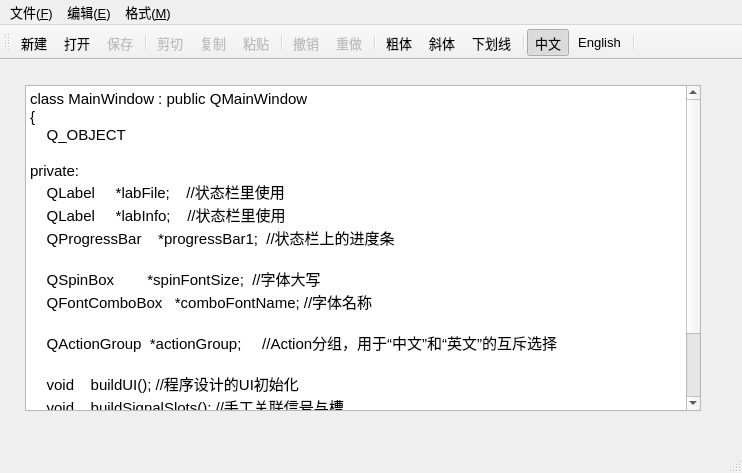
<?xml version="1.0" encoding="UTF-8"?>
<ui version="4.0">
 <class>MainWindow</class>
 <widget class="QMainWindow" name="MainWindow">
  <property name="geometry">
   <rect>
    <x>0</x>
    <y>0</y>
    <width>742</width>
    <height>473</height>
   </rect>
  </property>
  <property name="font">
   <font>
    <pointsize>10</pointsize>
   </font>
  </property>
  <property name="windowTitle">
   <string>QAction，QMainWindow，QPlainTextEdit</string>
  </property>
  <property name="toolButtonStyle">
   <enum>Qt::ToolButtonTextUnderIcon</enum>
  </property>
  <widget class="QWidget" name="centralWidget">
   <widget class="QPlainTextEdit" name="textEdit">
    <property name="geometry">
     <rect>
      <x>25</x>
      <y>25</y>
      <width>676</width>
      <height>326</height>
     </rect>
    </property>
    <property name="font">
     <font>
      <pointsize>11</pointsize>
     </font>
    </property>
    <property name="plainText">
     <string>class MainWindow : public QMainWindow
{
    Q_OBJECT

private:
    QLabel     *labFile;    //状态栏里使用
    QLabel     *labInfo;    //状态栏里使用
    QProgressBar    *progressBar1;  //状态栏上的进度条

    QSpinBox        *spinFontSize;  //字体大写
    QFontComboBox   *comboFontName; //字体名称

    QActionGroup  *actionGroup;     //Action分组，用于“中文”和“英文”的互斥选择

    void    buildUI(); //程序设计的UI初始化
    void    buildSignalSlots(); //手工关联信号与槽
public:
    MainWindow(QWidget *parent = 0);
    ~MainWindow();</string>
    </property>
   </widget>
  </widget>
  <widget class="QMenuBar" name="menuBar">
   <property name="geometry">
    <rect>
     <x>0</x>
     <y>0</y>
     <width>742</width>
     <height>23</height>
    </rect>
   </property>
   <widget class="QMenu" name="menu_E">
    <property name="title">
     <string>编辑(&amp;E)</string>
    </property>
    <addaction name="actEdit_Cut"/>
    <addaction name="actEdit_Copy"/>
    <addaction name="actEdit_Paste"/>
    <addaction name="separator"/>
    <addaction name="actEdit_Undo"/>
    <addaction name="actEdit_Redo"/>
    <addaction name="separator"/>
    <addaction name="actEdit_SelectAll"/>
    <addaction name="actEdit_Clear"/>
   </widget>
   <widget class="QMenu" name="menu_F">
    <property name="title">
     <string>格式(&amp;M)</string>
    </property>
    <widget class="QMenu" name="menu">
     <property name="title">
      <string>界面语言</string>
     </property>
     <addaction name="actLang_CN"/>
     <addaction name="actLang_EN"/>
    </widget>
    <addaction name="actFont_Bold"/>
    <addaction name="actFont_Italic"/>
    <addaction name="actFont_UnderLine"/>
    <addaction name="separator"/>
    <addaction name="actSys_ToggleText"/>
    <addaction name="menu"/>
   </widget>
   <widget class="QMenu" name="menu_F_2">
    <property name="title">
     <string>文件(&amp;F)</string>
    </property>
    <addaction name="actFile_New"/>
    <addaction name="actFile_Open"/>
    <addaction name="actFile_Save"/>
    <addaction name="separator"/>
    <addaction name="actClose"/>
   </widget>
   <addaction name="menu_F_2"/>
   <addaction name="menu_E"/>
   <addaction name="menu_F"/>
  </widget>
  <widget class="QToolBar" name="mainToolBar">
   <property name="toolButtonStyle">
    <enum>Qt::ToolButtonTextUnderIcon</enum>
   </property>
   <attribute name="toolBarArea">
    <enum>TopToolBarArea</enum>
   </attribute>
   <attribute name="toolBarBreak">
    <bool>false</bool>
   </attribute>
   <addaction name="actFile_New"/>
   <addaction name="actFile_Open"/>
   <addaction name="actFile_Save"/>
   <addaction name="separator"/>
   <addaction name="actEdit_Cut"/>
   <addaction name="actEdit_Copy"/>
   <addaction name="actEdit_Paste"/>
   <addaction name="separator"/>
   <addaction name="actEdit_Undo"/>
   <addaction name="actEdit_Redo"/>
   <addaction name="separator"/>
   <addaction name="actFont_Bold"/>
   <addaction name="actFont_Italic"/>
   <addaction name="actFont_UnderLine"/>
   <addaction name="separator"/>
   <addaction name="actLang_CN"/>
   <addaction name="actLang_EN"/>
   <addaction name="separator"/>
  </widget>
  <widget class="QStatusBar" name="statusBar">
   <property name="sizeGripEnabled">
    <bool>true</bool>
   </property>
  </widget>
  <action name="actEdit_Cut">
   <property name="enabled">
    <bool>false</bool>
   </property>
   <property name="icon">
    <iconset resource="res.qrc">
     <normaloff>:/icons/images/200.bmp</normaloff>:/icons/images/200.bmp</iconset>
   </property>
   <property name="text">
    <string>剪切</string>
   </property>
   <property name="toolTip">
    <string>剪切到粘贴板</string>
   </property>
   <property name="shortcut">
    <string>Ctrl+X</string>
   </property>
  </action>
  <action name="actEdit_Copy">
   <property name="enabled">
    <bool>false</bool>
   </property>
   <property name="icon">
    <iconset resource="res.qrc">
     <normaloff>:/icons/images/202.bmp</normaloff>:/icons/images/202.bmp</iconset>
   </property>
   <property name="text">
    <string>复制</string>
   </property>
   <property name="toolTip">
    <string>复制到粘贴板</string>
   </property>
   <property name="shortcut">
    <string>Ctrl+C</string>
   </property>
  </action>
  <action name="actEdit_Paste">
   <property name="enabled">
    <bool>false</bool>
   </property>
   <property name="icon">
    <iconset resource="res.qrc">
     <normaloff>:/icons/images/204.bmp</normaloff>:/icons/images/204.bmp</iconset>
   </property>
   <property name="text">
    <string>粘贴</string>
   </property>
   <property name="toolTip">
    <string>从粘贴板粘贴</string>
   </property>
   <property name="shortcut">
    <string>Ctrl+V</string>
   </property>
  </action>
  <action name="actFont_Bold">
   <property name="checkable">
    <bool>true</bool>
   </property>
   <property name="icon">
    <iconset resource="res.qrc">
     <normaloff>:/icons/images/500.bmp</normaloff>:/icons/images/500.bmp</iconset>
   </property>
   <property name="text">
    <string>粗体</string>
   </property>
   <property name="toolTip">
    <string>粗体</string>
   </property>
  </action>
  <action name="actFont_Italic">
   <property name="checkable">
    <bool>true</bool>
   </property>
   <property name="icon">
    <iconset resource="res.qrc">
     <normaloff>:/icons/images/502.bmp</normaloff>:/icons/images/502.bmp</iconset>
   </property>
   <property name="text">
    <string>斜体</string>
   </property>
   <property name="toolTip">
    <string>斜体</string>
   </property>
  </action>
  <action name="actFont_UnderLine">
   <property name="checkable">
    <bool>true</bool>
   </property>
   <property name="icon">
    <iconset resource="res.qrc">
     <normaloff>:/icons/images/504.bmp</normaloff>:/icons/images/504.bmp</iconset>
   </property>
   <property name="text">
    <string>下划线</string>
   </property>
   <property name="toolTip">
    <string>下划线</string>
   </property>
  </action>
  <action name="actClose">
   <property name="icon">
    <iconset resource="res.qrc">
     <normaloff>:/icons/images/132.bmp</normaloff>:/icons/images/132.bmp</iconset>
   </property>
   <property name="text">
    <string>关闭</string>
   </property>
   <property name="toolTip">
    <string>关闭本窗口</string>
   </property>
  </action>
  <action name="actSys_ToggleText">
   <property name="checkable">
    <bool>true</bool>
   </property>
   <property name="checked">
    <bool>false</bool>
   </property>
   <property name="text">
    <string>显示按钮文字</string>
   </property>
   <property name="toolTip">
    <string>显示工具栏按钮文字</string>
   </property>
  </action>
  <action name="actEdit_Clear">
   <property name="icon">
    <iconset resource="res.qrc">
     <normaloff>:/icons/images/212.bmp</normaloff>:/icons/images/212.bmp</iconset>
   </property>
   <property name="text">
    <string>清空</string>
   </property>
   <property name="toolTip">
    <string>清空</string>
   </property>
  </action>
  <action name="actEdit_Undo">
   <property name="enabled">
    <bool>false</bool>
   </property>
   <property name="icon">
    <iconset resource="res.qrc">
     <normaloff>:/icons/images/206.bmp</normaloff>:/icons/images/206.bmp</iconset>
   </property>
   <property name="text">
    <string>撤销</string>
   </property>
   <property name="toolTip">
    <string>撤销上次编辑操作</string>
   </property>
   <property name="statusTip">
    <string>撤销上次编辑操作</string>
   </property>
   <property name="shortcut">
    <string>Ctrl+Z</string>
   </property>
  </action>
  <action name="actEdit_Redo">
   <property name="enabled">
    <bool>false</bool>
   </property>
   <property name="icon">
    <iconset resource="res.qrc">
     <normaloff>:/icons/images/208.bmp</normaloff>:/icons/images/208.bmp</iconset>
   </property>
   <property name="text">
    <string>重做</string>
   </property>
   <property name="toolTip">
    <string>重做上次操作</string>
   </property>
   <property name="statusTip">
    <string>重做上次操作</string>
   </property>
   <property name="shortcut">
    <string>Ctrl+Y</string>
   </property>
  </action>
  <action name="actEdit_SelectAll">
   <property name="text">
    <string>全选</string>
   </property>
   <property name="toolTip">
    <string>全选</string>
   </property>
   <property name="shortcut">
    <string>Ctrl+A</string>
   </property>
  </action>
  <action name="actFile_New">
   <property name="icon">
    <iconset resource="res.qrc">
     <normaloff>:/icons/images/100.bmp</normaloff>:/icons/images/100.bmp</iconset>
   </property>
   <property name="text">
    <string>新建</string>
   </property>
   <property name="toolTip">
    <string>新建文件</string>
   </property>
   <property name="statusTip">
    <string>新建一个文件</string>
   </property>
   <property name="shortcut">
    <string>Ctrl+N</string>
   </property>
  </action>
  <action name="actFile_Open">
   <property name="icon">
    <iconset resource="res.qrc">
     <normaloff>:/icons/images/122.bmp</normaloff>:/icons/images/122.bmp</iconset>
   </property>
   <property name="text">
    <string>打开...</string>
   </property>
   <property name="toolTip">
    <string>打开文件</string>
   </property>
   <property name="statusTip">
    <string>打开一个文件</string>
   </property>
   <property name="shortcut">
    <string>Ctrl+O</string>
   </property>
  </action>
  <action name="actFile_Save">
   <property name="enabled">
    <bool>false</bool>
   </property>
   <property name="icon">
    <iconset resource="res.qrc">
     <normaloff>:/icons/images/104.bmp</normaloff>:/icons/images/104.bmp</iconset>
   </property>
   <property name="text">
    <string>保存</string>
   </property>
   <property name="toolTip">
    <string>保存修改</string>
   </property>
   <property name="statusTip">
    <string>没有实际保存文件</string>
   </property>
   <property name="shortcut">
    <string>Ctrl+S</string>
   </property>
  </action>
  <action name="actLang_CN">
   <property name="checkable">
    <bool>true</bool>
   </property>
   <property name="checked">
    <bool>true</bool>
   </property>
   <property name="icon">
    <iconset resource="res.qrc">
     <normaloff>:/icons/images/CN.jpg</normaloff>:/icons/images/CN.jpg</iconset>
   </property>
   <property name="text">
    <string>中文</string>
   </property>
   <property name="toolTip">
    <string>中文界面</string>
   </property>
   <property name="statusTip">
    <string>切换使用汉语界面</string>
   </property>
  </action>
  <action name="actLang_EN">
   <property name="checkable">
    <bool>true</bool>
   </property>
   <property name="icon">
    <iconset resource="res.qrc">
     <normaloff>:/icons/images/timg2.jpg</normaloff>:/icons/images/timg2.jpg</iconset>
   </property>
   <property name="text">
    <string>English</string>
   </property>
   <property name="toolTip">
    <string>English Interface</string>
   </property>
   <property name="statusTip">
    <string>切换使用英语界面</string>
   </property>
  </action>
 </widget>
 <layoutdefault spacing="6" margin="11"/>
 <resources>
  <include location="res.qrc"/>
 </resources>
 <connections/>
</ui>
